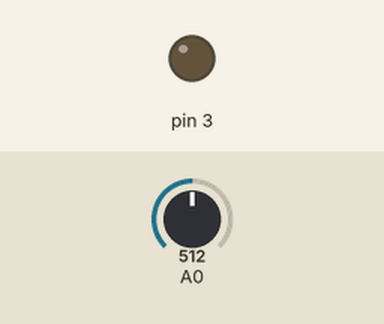
Simulated run of this sketch. Board: Arduino Uno, built with avr-gcc and run on an emulated ATmega328P. Shown: output pins drawn as LEDs (lit = HIGH). The inputs (shaded band) are chosen by the test bench; at power-on: A0 = 512.

Above: at 1.2 s.
1.3 s: A0 set to 492
At 2.3 s:
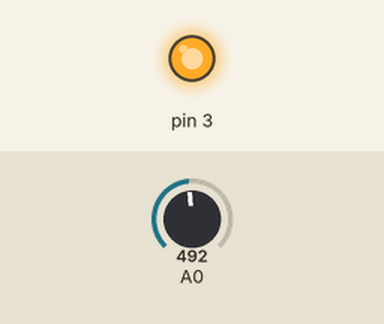
2.8 s: A0 set to 510
At 3.5 s:
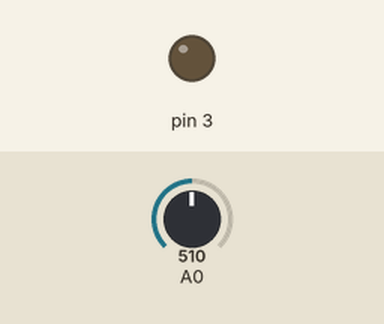
4.3 s: A0 set to 490
At 4.6 s:
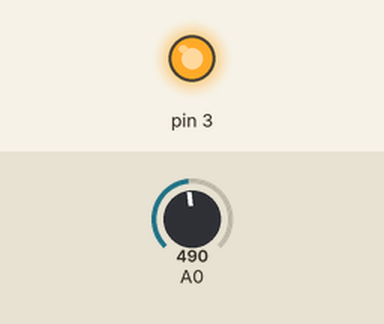
Timing chart, 0 to 7.3 s (numbered marks = the images above; inputs shaded):
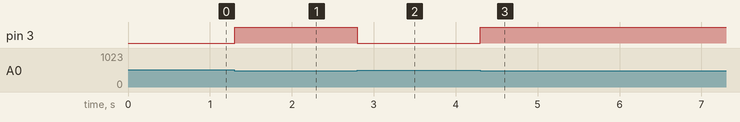

The sketch:

sensor_luz.ino
```cpp
int analogValue;

void setup() {
  pinMode(3, OUTPUT);
}

void loop() {
  analogValue = analogRead(A0);

  if(analogValue < 500)
    digitalWrite(3, HIGH);
  else
    digitalWrite(3, LOW);
}
```

Measured:
- the behaviour switches between 500 and 499 on A0 (found by bisection; images 0 and 1)
- after the input at 1.3 s, pin 3: LOW → HIGH at once
- after the input at 2.8 s, pin 3: HIGH → LOW at once
- after the input at 4.3 s, pin 3: LOW → HIGH at once
